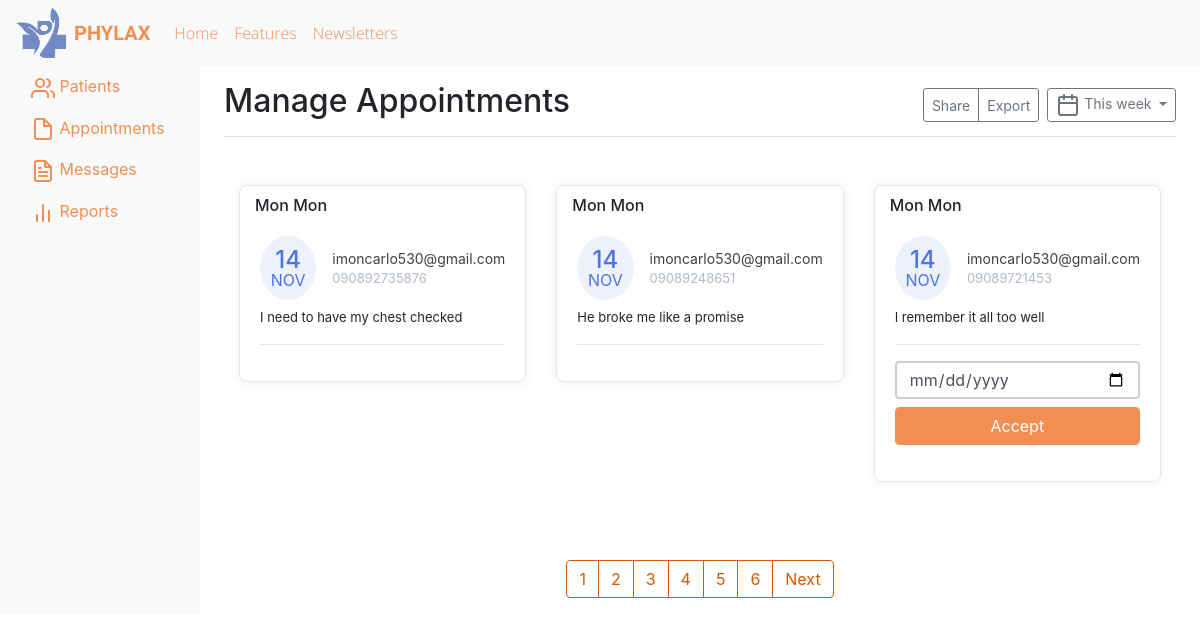
The page /manage-appointments/ on the database as committed earlier.
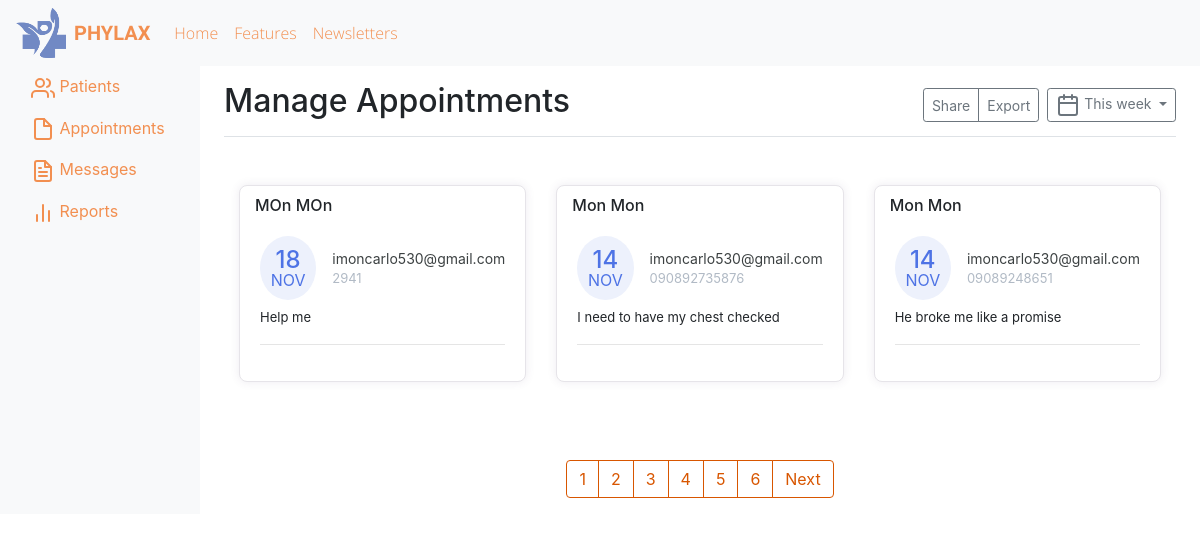
The same page on the database as committed later.
### doctor/models.py (models this page shows, shortened)
class Appointment(models.Model):
    first_name = models.CharField(max_length=50)
    last_name = models.CharField(max_length=50)
    email = models.CharField(max_length=50)
    phone = models.CharField(max_length=50)
    request = models.TextField(blank=True)
    sent_date = models.DateField(auto_now_add=True)
    accepted = models.BooleanField(default=False)
    accepted_date = models.DateField(auto_now_add=False, null=True, blank=True)
    class Meta:
        ordering = ["-sent_date"]

### doctor/views.py (the view, shortened to what this page needs)
# urls.py: path("manage-appointments/", ManageAppointmentTemplateView.as_view(), name="manage"),
class ManageAppointmentTemplateView(ListView):
    template_name = "manage-appointments.html"
    model = Appointment
    context_object_name = "appointments"
    login_required = True
    paginate_by = 3
    def get_context_data(self,*args, **kwargs):
        context = super().get_context_data(*args, **kwargs)
        appointments = Appointment.objects.all()
        context.update({
            "title":"Manage Appointments"
        })
        return context

### doctor/context_processors.py (called while the page is built)
def get_notification(request):
    count = Appointment.objects.filter(accepted=False).count()
    data = {
        "count":count
    }
    return data

### templates/manage-appointments.html (shortened to what this page needs)
{% extends 'base.html' %}
{% block content %}
<body>
  <div class="container-fluid">
    <div class="row">
      <nav class="col-md-2 d-none d-md-block bg-light sidebar">
        <div class="sidebar-sticky">
          <ul class="nav flex-column">
            <li class="nav-item">
              <a class="nav-link" href="#">
                <span data-feather="users"></span>
                Patients
              </a>
            </li>
            <li class="nav-item">
              <a class="nav-link" href="#">
                <span data-feather="file"></span>
                Appointments
              </a>
            </li>
            <li class="nav-item">
              <a class="nav-link" href="#">
                <span data-feather="file-text"></span>
                Messages
              </a>
            </li>
            <li class="nav-item">
              <a class="nav-link" href="#">
                <span data-feather="bar-chart-2"></span>
                Reports
              </a>
            </li>
          </ul>
        </div>
      </nav>
      <main role="main" class="col-md-9 ml-sm-auto col-lg-10 pt-3 px-4">
        <div class="d-flex justify-content-between flex-wrap flex-md-nowrap align-items-center pb-2 mb-3 border-bottom">
          <h1 class="h2">Manage Appointments</h1>
          <div class="btn-toolbar mb-2 mb-md-0">
            <div class="btn-group mr-2">
              <button class="btn btn-sm btn-outline-secondary">Share</button>
              <button class="btn btn-sm btn-outline-secondary">Export</button>
            </div>
            <button class="btn btn-sm btn-outline-secondary dropdown-toggle">
              <span data-feather="calendar"></span>
              This week
            </button>
          </div>
        </div>
    <div class="container mt-5">
        <div class="row">
        {% for app in appointments %}
            <div class="col-lg-4">
                <div class="card card-margin">
                    <div class="card-header no-border">
                        <h5 class="card-title">{{app.first_name}} {{app.last_name}}</h5>
                    </div>
                    <div class="card-body pt-0">
                        <div class="widget-49">
                            <div class="widget-49-title-wrapper">
                                <div class="widget-49-date-primary">
                                    <span class="widget-49-date-day">{{app.sent_date|date:"d"}}</span>
                                    <span class="widget-49-date-month">{{app.sent_date|date:"M"}}</span>
                                </div>
                                <div class="widget-49-meeting-info">
                                    <span class="widget-49-pro-title">{{app.email}}</span>
                                    <span class="widget-49-meeting-time">{{app.phone}}</span>
                                </div>
                            </div>
                            <div class="widget-49-meeting-points">
                                <span>{{app.request}}</span>
                            </div>
                            <hr class="w-100">
                            {% if app.accepted == False %}
                            <form method="POST" action="{% url 'manage' %}">
                            <div class="form-group">
                                <input type="date" name="date" class="form-control mb-2"
                                    placeholder="dd-mm-yyyy" value=""
                                    min="1997-01-01" max="2030-12-31">
                                <input class="btn-block btn-primary form-control" type="submit" value="Accept">
                            </div>
                            </form>
                            {% endif %}
                        </div>
                    </div>
                </div>
            </div>
        {% endfor %}
        </div>
        {% if is_paginated %}
        <div class="wrapper mt-5">
            <nav aria-label="Page navigation example">
                <ul class="pagination">
                    {% for number in page_obj.paginator.page_range %}
                    <li class="page-item"><a class="page-link" href="?page={{number}}">{{number}}</a></li>
                    {% endfor %}
                    {% if page_obj.has_next %}
                    <li class="page-item"><a class="page-link" href="?page={{page_obj.prebious_page_number}}">Next</a></li>
                    {% endif %}
                </ul>
            </nav>
        </div>
        {% endif %}
      </main>
    </div>
  </div>
</body>
{% endblock content %}

### templates/base.html (shortened to what this page needs)
{% load static %}
<!DOCTYPE html>
<html lang="en">
<head>
  <link href="{% static 'css/bootstrap.min.css' %}" rel="stylesheet">
  <link rel="stylesheet" href="https://cdnjs.cloudflare.com/ajax/libs/font-awesome/5.15.3/css/all.min.css" />
  <link rel="stylesheet" href="{% static 'css/styles.css' %}" />
  <link rel="stylesheet" href="https://cdn.jsdelivr.net/npm/bootstrap-icons@1.7.0/font/bootstrap-icons.css">
</head>
<body>
  <div class="headerTest" style="background: rgb(255, 255, 255) url('') no-repeat fixed center
  {% if 'appointment' in request.path %}
  max-height:300px!important;min-height:1px!important;
  {% endif %}">
  <nav class="navbar navbar-expand-lg navbar-light bg-light">
      <div class="row container-fluid">
        <img class="mr-2" alt="" src="{% static 'img/logo.png' %}" width="50" height="50">
        <a class="navbar-brand" style="color: #F28F50; font-family: 'Source Sans Pro'; font-weight: 900;" href="">PHYLAX</a>
        <div class="collapse navbar-collapse" id="navbarSupportedContent">
          <ul class="navbar-nav me-auto mb-2 mb-lg-0">
            <li class="nav-item">
              <a class="nav-link" aria-current="page" href="http://127.0.0.1:8000/#home" style="color: #F28F50; font-family: 'Open Sans'; font-weight:300; ">Home</a>
            </li>
            <li class="nav-item">
              <a class="nav-link" href="#features" style="color: #F28F50; font-family: 'Open Sans'; font-weight:300; " >Features</a>
            </li>
            <li class="nav-item">
              <a class="nav-link" href="#newletters" style="color: #F28F50; font-family: 'Open Sans'; font-weight:300; ">Newsletters</a>
            </li>
          </ul>
        </div>
      </div>
    </nav>
</div>
    {% block content %}{% endblock content %}
</body>
</html>

### static/css/styles.css (style rules this page uses)
@media (min-width: 768px) { .navbar-nav>li>a { padding-top: 10px; padding-bottom: 10px; } }

Rows that differ between the two databases and show on the page:
no longer on this page (row edited): Appointment: first_name "Mon", last_name "Mon", sent_date "14", sent_date "NOV", email "imoncarlo530@gmail.com", phone "09089721453", request "I remember it all too well"
added Appointment: first_name "MOn", last_name "MOn", sent_date "18", sent_date "NOV", email "imoncarlo530@gmail.com", phone "2941", request "Help me"
